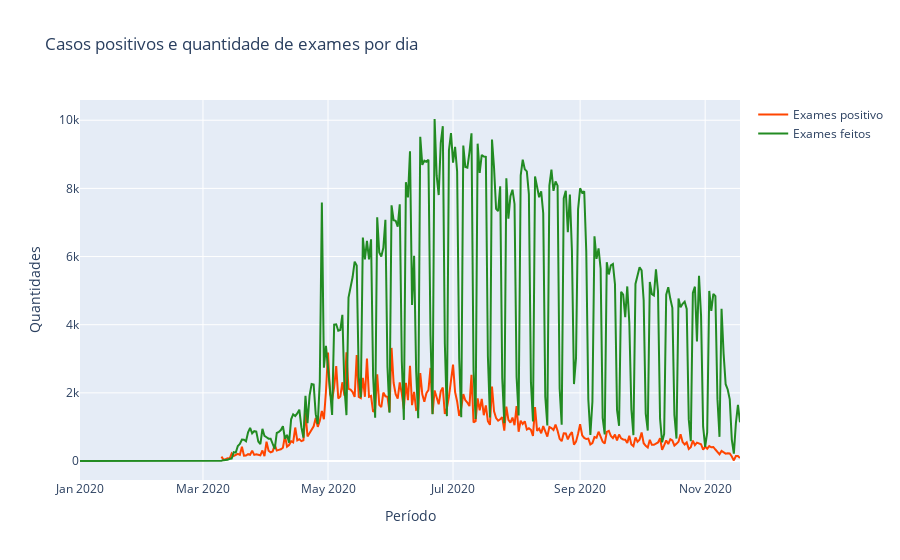

Notebook cell for this chart:
### Markdown cell above
## Gráficos relacionando as bases confirmados e exames

### Code cell
## relacionando exames e confirmados novos por dia
g_ex_conf01 = go.Figure()

add_trace(g_ex_conf01, casos_novos.datas, casos_novos.casos_positivos, name='Exames positivo',color='orangered')
add_trace(g_ex_conf01, exames_novos.datas, exames_novos.exames, name='Exames feitos')


g_ex_conf01.update_layout(title='Casos positivos e quantidade de exames por dia',
xaxis_title='Período',
yaxis_title='Quantidades')

py.iplot(g_ex_conf01)

### Figure 1 — Plotly figure (JSON) as saved in the notebook; plotly's stock layout.template omitted (floating-point values rounded to 4 significant figures; data arrays with more than 128 entries replaced by an {"elided": "..."} marker saying what was removed)
{"data": [{"line": {"color": "orangered"}, "mode": "lines", "name": "Exames positivo", "type": "scatter", "x": {"elided": "254 str values"}, "y": {"elided": "254 int values"}}, {"line": {"color": "forestgreen"}, "mode": "lines", "name": "Exames feitos", "type": "scatter", "x": {"elided": "317 str values"}, "y": {"elided": "317 int values"}}], "layout": {"title": {"text": "Casos positivos e quantidade de exames por dia"}, "xaxis": {"title": {"text": "Período"}}, "yaxis": {"title": {"text": "Quantidades"}}}}
